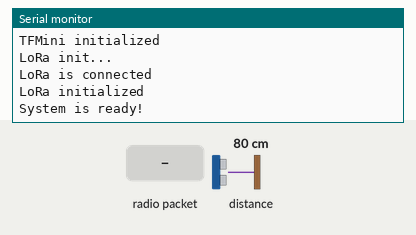
Bench run of a sketch on a simulated ESP32. On the bench: the last lines printed to the serial monitor. Inputs (shaded band) come from the test bench; at power-on: distance to the obstacle 80 cm. No radio packets arrive unless stated.

Above: at 1.2 s.
1.3 s: radio packet "get" arrives
At 2.5 s:
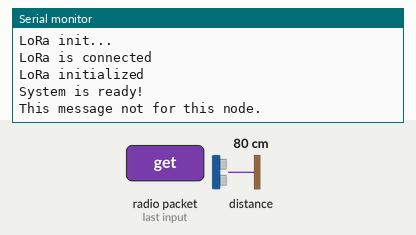
2.8 s: radio packet "1" arrives
At 3.7 s:
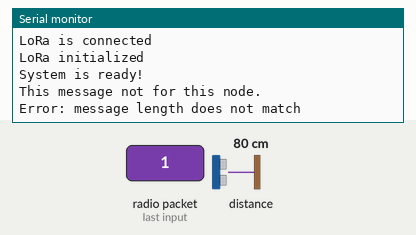

The sketch:

LoRa_NodeV1.ino
```cpp
/*******************************************************
   LoRa Node v1 from Chronative
   MCU: ESP32
   Sensors: LiDAR
 *******************************************************/

// LoRa libraries
#include <SPI.h>
#include <LoRa.h>

// TFMPlus libraries
//#include <TFMini.h>
//TFMini tfmini;
#include <TFMPlus.h>
TFMPlus tfmp;

// ========== CHANGE ONLY BELOW PARAMETERS ================== //
# define TFM_SERIAL Serial2

// SET LORA FREQUENCY
const long frequency = 868E6;  // LoRa Frequency

// SET LORA PINS
const int csPin = 5;          // LoRa radio chip select
const int resetPin = 14;        // LoRa radio reset
const int irqPin = 13;          // change for your board; must be a hardware interrupt pin

// SET LORA SPREADING FACTOR
int setSF = 9;

// SET LORA BANDWIDTH
int setBW = 125E3;

// SET LORA SYNCWORD, Defualt 0x34 or 0x12
int setSync = 0x34;

// SET LORA TX POWER
int setTxPwr = 20;

// VARIABLES FOR LORA
unsigned short msgCount = 0;  // count of outgoing messages
byte localAddress = 0x00;     // address of this device
byte destination = 0xFF;      // destination to send to
static char hexChar[3];
boolean request;
unsigned long toMinute = 60000; // 60000 milliseconds in a minute
unsigned long publishNormal = 20; // Change publish time interval for LoRa (in minutes)

// VARIABLES FOR TFMINI
unsigned long  previousMillis = 0;  // access time
const long interval = 25;           // interval at which to measure (milliseconds)

String lidar;

// ================= END OF PARAMETERS ==================== //

void setup() {
  Serial.begin(115200);                   // initialize serial
  delay(20);
  while (!Serial);
  Serial.println("Initializing...");

  // TF Mini Plus init
  Serial.println("TFMini init...");

  TFM_SERIAL.begin(115200);
  delay(20);
  tfmp.begin(&TFM_SERIAL);

  Serial.println("TFMini initialized");

  Serial.println("LoRa init...");
  LoRa.setPins(csPin, resetPin, irqPin);

  while (!LoRa.begin(frequency)) {
    Serial.println("LoRa init failed. Check your connections.");
    Serial.println("Trying again in 5 seconds");
    delay(5000);
  }
  Serial.println("LoRa is connected");

  // Set SF and BW for Data Rate default SF9BW125K
  LoRa.setSpreadingFactor(setSF);
  LoRa.setSignalBandwidth(setBW);
  LoRa.setSyncWord(setSync);
  LoRa.setTxPower(setTxPwr);

  LoRa.onReceive(onReceive);
  LoRa_rxMode();
  Serial.println("LoRa initialized");
  Serial.println("System is ready!");
}

void loop() {
  getLidar();
  //  Serial.println(lidar);
  if (runEvery(publishNormal * toMinute)) { // repeat every 1000 millis
    String message = lidar;

    Serial.print("Sending Message: " + message);
    LoRa_sendMessage(message, 0); // send a message
    Serial.println(" -> message sent!");
  }

  if (request) {
    String message = lidar;

    Serial.print("Sending Request: " + message);
    LoRa_sendMessage(message, 1); // send a message
    Serial.println(" -> message sent!");
    request = false;
  }
}

void getLidar() {
  unsigned long currentMillis = millis();
  int16_t dist;
  if (currentMillis - previousMillis >= interval) {

    // save the last measure time
    previousMillis = currentMillis;

    // Take one TF Mini distance measurement
    if (tfmp.getData(dist)) {
      lidar = String(dist);
    }
    //    dist = tfmini.getDistance();
  }
  //  lidar = String(dist);
}

boolean runEvery(unsigned long interval)
{
  static unsigned long previousMillis = 0;
  unsigned long currentMillis = millis();
  if (currentMillis - previousMillis >= interval)
  {
    previousMillis = currentMillis;
    return true;
  }
  return false;
}
```

LoRa_functions.ino
```cpp
void LoRa_rxMode() {
  LoRa.enableInvertIQ();                // active invert I and Q signals
  LoRa.receive();                       // set receive mode
}

void LoRa_txMode() {
  LoRa.idle();                          // set standby mode
  LoRa.disableInvertIQ();               // normal mode
}

void LoRa_sendMessage(String outgoing, boolean msgType) {
  LoRa_txMode();                        // set tx mode
  LoRa.beginPacket();                   // start packet
  LoRa.write(destination);              // add destination address
  LoRa.write(localAddress);             // add sender address
  LoRa.write(msgCount);                 // add message ID
  LoRa.write(msgType);                  // add message type (0: normal or 1: request);
  LoRa.write(outgoing.length());        // add payload length
  LoRa.print(outgoing);                 // add payload
  LoRa.endPacket();                     // finish packet and send it
  LoRa_rxMode();                        // set rx mode
  msgCount++;
}

void onReceive(int packetSize) {
  if (packetSize == 0 ) return;   // If there is no packet

  // Read packet header bytes
  byte recipient = LoRa.read();
  byte sender = LoRa.read();

  if (recipient != localAddress && sender != destination) {
    Serial.println("This message not for this node.");
    return;
  }

  byte incomingLength = LoRa.read();
  String incoming = "";

  while (LoRa.available()) {
    incoming += (char)LoRa.read();
  }

  if (incomingLength != incoming.length()) {
    Serial.println("Error: message length does not match");
    return;
  }

  sprintf(hexChar, "%02X", sender);

  Serial.print("Received from: 0x");
  Serial.print(hexChar);
  Serial.println(" (Gateway)");
  Serial.println("Message Length: " + String(incomingLength));
  Serial.println("Message: " + incoming);
  Serial.print("RSSI: " + String(LoRa.packetRssi()));
  Serial.println(", SNR: " + String(LoRa.packetSnr()));
  Serial.println();

  if (incoming == "get") {
    Serial.println("get received");
    request = true;
  }
}
```

Measured:
- after the input at 1.3 s, the serial monitor: prints a new line at once (image 1)
- after the input at 2.8 s, the serial monitor: prints a new line at once (image 2)
